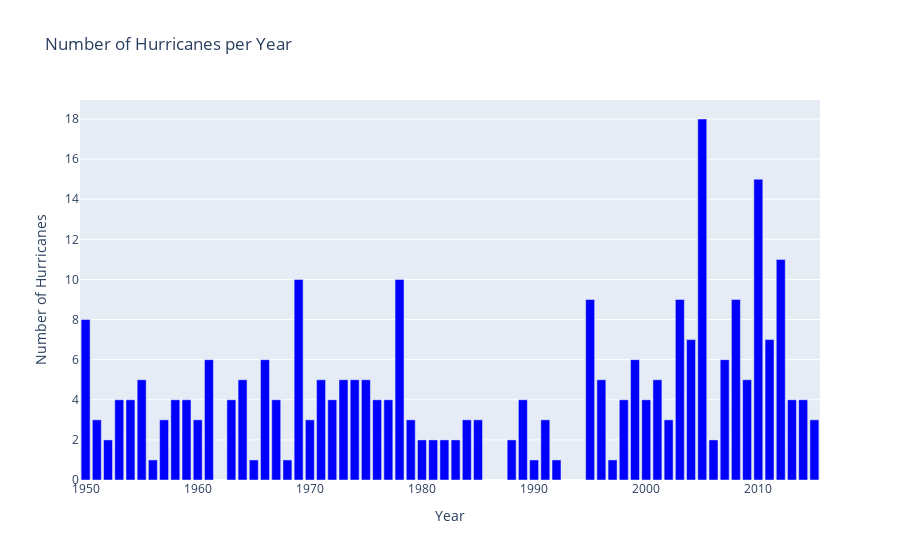

Notebook cell for this chart:
### Code cell
x = storms_per_year['Year']
y = storms_per_year['Number of storms']

fig = go.Figure()
fig.add_trace(go.Bar(x=x, y=y, marker_color='blue'))
#fig.add_trace(go.Bar(x=x, y=y, marker_color='blue', marker_opacity=0.5, marker_line_color='black', marker_line_width=0.5))
fig.update_layout(title='Number of Hurricanes per Year', xaxis_title='Year', yaxis_title='Number of Hurricanes')

fig.show()

### Figure 1 — Plotly figure (JSON) as saved in the notebook; plotly's stock layout.template omitted (floating-point values rounded to 4 significant figures)
{"data": [{"marker": {"color": "blue"}, "type": "bar", "x": [1950, 1951, 1952, 1953, 1954, 1955, 1956, 1957, 1958, 1959, 1960, 1961, 1963, 1964, 1965, 1966, 1967, 1968, 1969, 1970, 1971, 1972, 1973, 1974, 1975, 1976, 1977, 1978, 1979, 1980, 1981, 1982, 1983, 1984, 1985, 1988, 1989, 1990, 1991, 1992, 1995, 1996, 1997, 1998, 1999, 2000, 2001, 2002, 2003, 2004, 2005, 2006, 2007, 2008, 2009, 2010, 2011, 2012, 2013, 2014, 2015], "y": [8, 3, 2, 4, 4, 5, 1, 3, 4, 4, 3, 6, 4, 5, 1, 6, 4, 1, 10, 3, 5, 4, 5, 5, 5, 4, 4, 10, 3, 2, 2, 2, 2, 3, 3, 2, 4, 1, 3, 1, 9, 5, 1, 4, 6, 4, 5, 3, 9, 7, 18, 2, 6, 9, 5, 15, 7, 11, 4, 4, 3]}], "layout": {"title": {"text": "Number of Hurricanes per Year"}, "xaxis": {"title": {"text": "Year"}}, "yaxis": {"title": {"text": "Number of Hurricanes"}}}}
